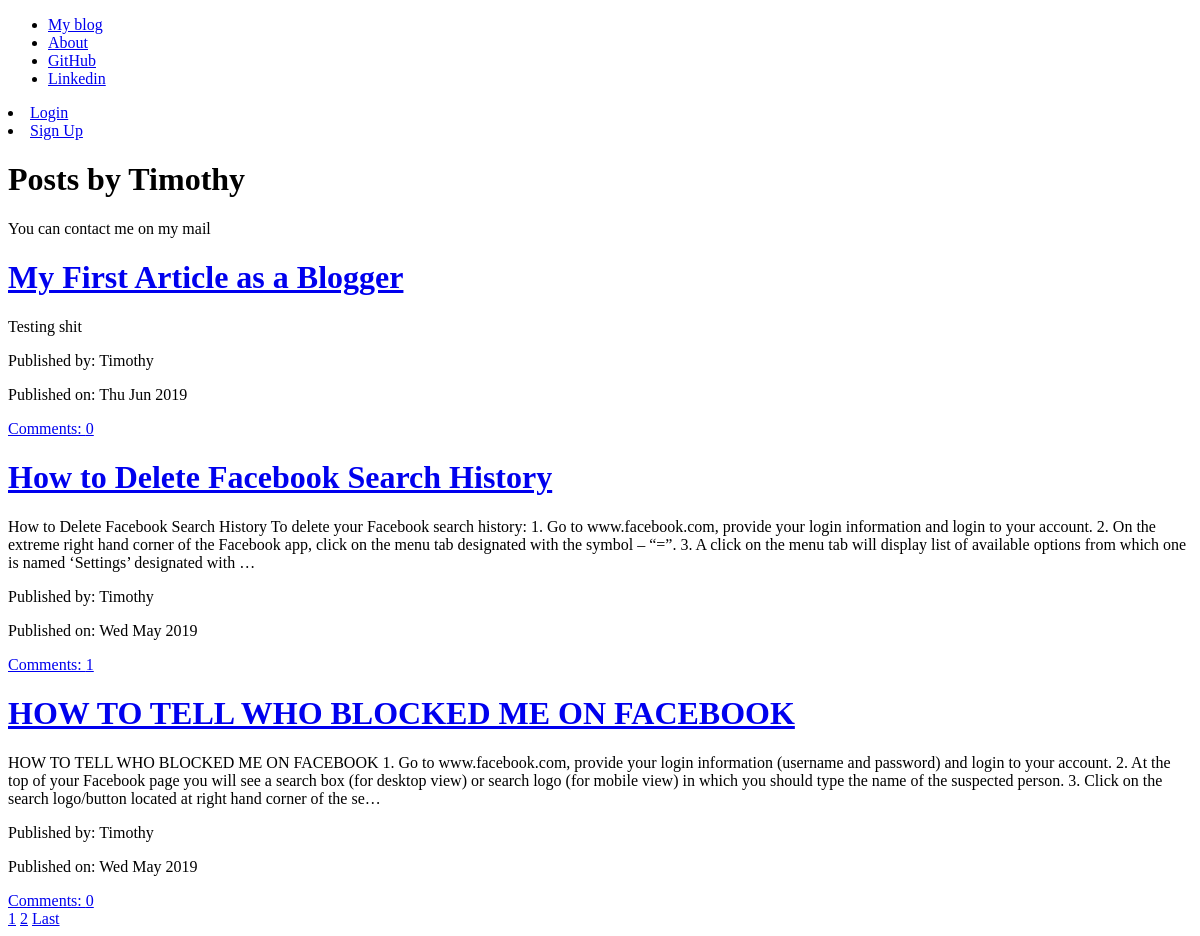
The app's page /userpostlist/Timothy, older data.
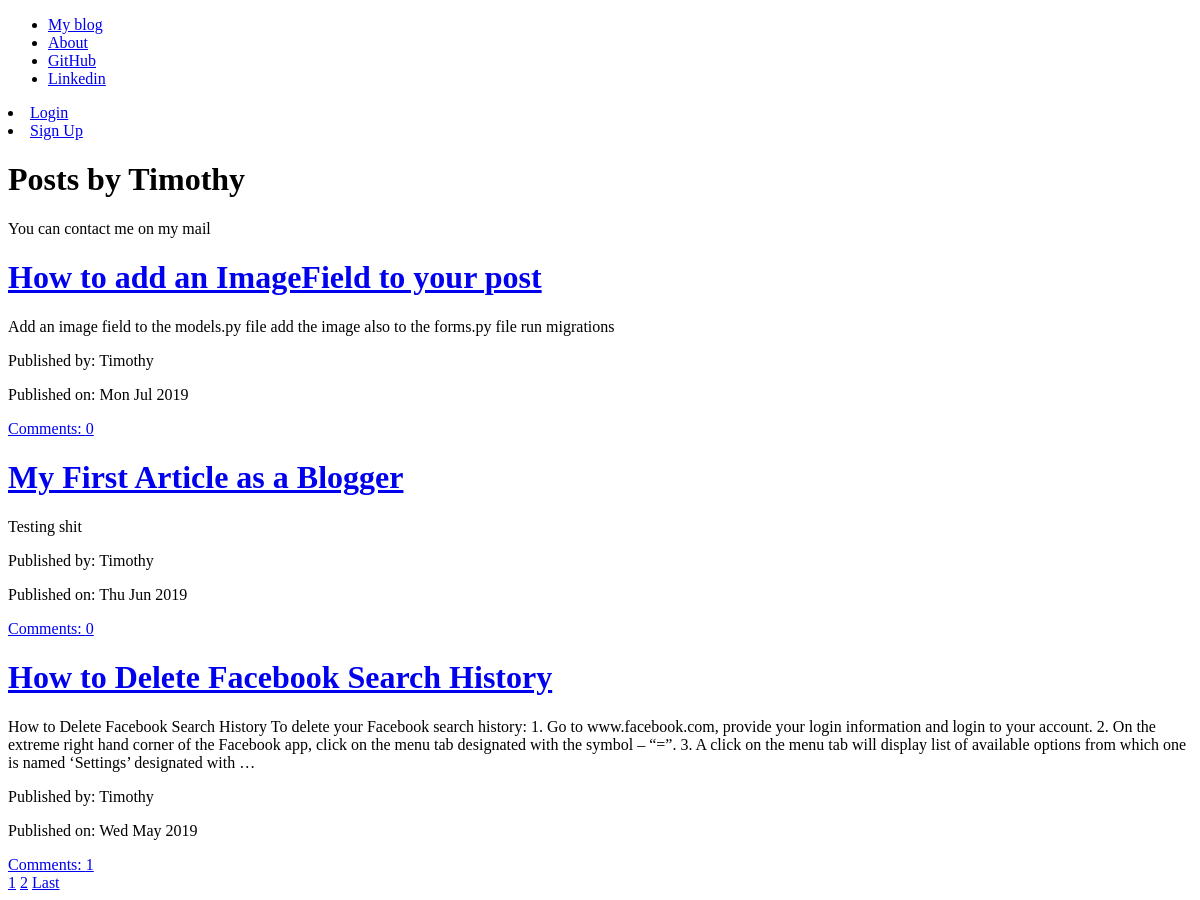
The same page, newer data.
### Blog_App/models.py (models this page shows, shortened)
class Post(models.Model):
    author = models.ForeignKey('auth.User', on_delete=models.CASCADE)
    title = models.CharField(max_length=200, unique=True)
    text = models.TextField()
    create_date = models.DateTimeField(default=timezone.now)
    published_date = models.DateTimeField(blank=True, null=True)
    image = models.ImageField(blank=True, null=True, upload_to='post_pics')
    def approve_comments(self):
        return self.comments.filter(approved_comment=True)

### Blog_App/views.py (the view)
# urls.py: path('userpostlist/<str:username>', views.UserPostListView.as_view(), name='user_post_list'),
class UserPostListView(ListView):
    model = Post
    context_object_name = 'user_post_list'
    template_name = 'user_post_list.html'
    paginate_by = 3
    def get_queryset(self):
        user = get_object_or_404(User, username=self.kwargs.get('username'))
        return Post.objects.filter(author=user).order_by('-published_date')

### Blog_App/templates/Blog_App/user_post_list.html (shortened to what this page needs)
{% extends "Blog_App/base.html" %}
{% block content %}
<h1>Posts by {{view.kwargs.username}}</h1>
<p>You can contact me on my mail {{usermail}}</p>
<div class="centerstage">
  {% for post in user_post_list %}
    <div class="post">
      <h1> <a href="{% url 'Blog_App:post_detail' pk=post.pk %}">{{post.title}}</a> </h1>
      <p>{{post.text|truncatechars:400}}</p>
      <div class="date">
        <p>Published by: {{post.author}}</p>
        <p>Published on: {{post.published_date|date:"D M Y"}}</p>
      </div>
      <a href="{% url 'Blog_App:post_detail' pk=post.pk %}">Comments: {{post.approve_comments.count}}</a>
    </div>
  {% endfor %}
</div>
<div class="paginator">
  {% if is_paginated %}
    {% for num in page_obj.paginator.page_range %}
      {% if page_obj.number == num %}
        <a href="?page={{num}}">{{num}}</a>
      {% endif %}
    {% endfor %}
    {% if page_obj.has_next %}
      <a href="?page={{page_obj.next_page_number}}">{{page_obj.next_page_number}}</a>
      <a href="?page={{page_obj.paginator.num_pages}}">Last</a>
    {% endif %}
  {% endif %}
</div>
{% endblock %}

Row changes from the older to the newer data that the page shows:
no longer on this page (row unchanged): Post: title "HOW TO TELL WHO BLOCKED ME ON FACEBOOK", text "HOW TO TELL WHO BLOCKED ME ON FACEBOOK 1. Go to www.facebook.com, provide your login information (username and password) and login to your account. 2. At the top of your Facebook page you will see a search box (for desktop view) or search logo (for mobile view) in which you should type the name of the suspected person. 3. Click on the search logo/button located at right hand corner of the se…", author "Timothy", published_date "Wed May 2019", approve_comments.count "0"
added Post: title "How to add an ImageField to your post", text "Add an image field to the models.py file add the image also to the forms.py file run migrations", author "Timothy", published_date "Mon Jul 2019", approve_comments.count "0"
